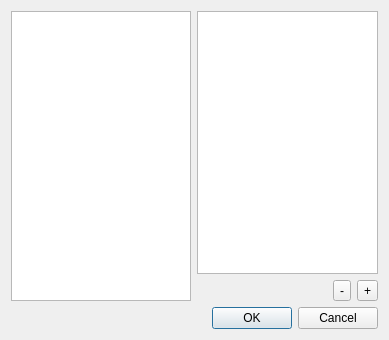
<?xml version="1.0" encoding="UTF-8"?>
<ui version="4.0">
 <class>SpriteImageDialog</class>
 <widget class="QDialog" name="SpriteImageDialog">
  <property name="geometry">
   <rect>
    <x>0</x>
    <y>0</y>
    <width>389</width>
    <height>340</height>
   </rect>
  </property>
  <property name="windowTitle">
   <string>Dialog</string>
  </property>
  <layout class="QGridLayout" name="gridLayout">
   <item row="0" column="0">
    <widget class="QGraphicsView" name="preview">
     <property name="backgroundBrush">
      <brush brushstyle="NoBrush">
       <color alpha="255">
        <red>0</red>
        <green>0</green>
        <blue>0</blue>
       </color>
      </brush>
     </property>
    </widget>
   </item>
   <item row="0" column="1">
    <layout class="QVBoxLayout" name="verticalLayout">
     <item>
      <widget class="QListWidget" name="imagesList"/>
     </item>
     <item>
      <layout class="QHBoxLayout" name="horizontalLayout">
       <item>
        <spacer name="horizontalSpacer">
         <property name="orientation">
          <enum>Qt::Horizontal</enum>
         </property>
         <property name="sizeHint" stdset="0">
          <size>
           <width>148</width>
           <height>20</height>
          </size>
         </property>
        </spacer>
       </item>
       <item>
        <widget class="QToolButton" name="removeBtn">
         <property name="text">
          <string>-</string>
         </property>
        </widget>
       </item>
       <item>
        <widget class="QToolButton" name="addBtn">
         <property name="text">
          <string>+</string>
         </property>
        </widget>
       </item>
      </layout>
     </item>
    </layout>
   </item>
   <item row="1" column="0" colspan="2">
    <widget class="QDialogButtonBox" name="buttonBox">
     <property name="orientation">
      <enum>Qt::Horizontal</enum>
     </property>
     <property name="standardButtons">
      <set>QDialogButtonBox::Cancel|QDialogButtonBox::Ok</set>
     </property>
    </widget>
   </item>
  </layout>
 </widget>
 <resources/>
 <connections>
  <connection>
   <sender>buttonBox</sender>
   <signal>accepted()</signal>
   <receiver>SpriteImageDialog</receiver>
   <slot>accept()</slot>
   <hints>
    <hint type="sourcelabel">
     <x>248</x>
     <y>254</y>
    </hint>
    <hint type="destinationlabel">
     <x>157</x>
     <y>274</y>
    </hint>
   </hints>
  </connection>
  <connection>
   <sender>buttonBox</sender>
   <signal>rejected()</signal>
   <receiver>SpriteImageDialog</receiver>
   <slot>reject()</slot>
   <hints>
    <hint type="sourcelabel">
     <x>316</x>
     <y>260</y>
    </hint>
    <hint type="destinationlabel">
     <x>286</x>
     <y>274</y>
    </hint>
   </hints>
  </connection>
 </connections>
</ui>
